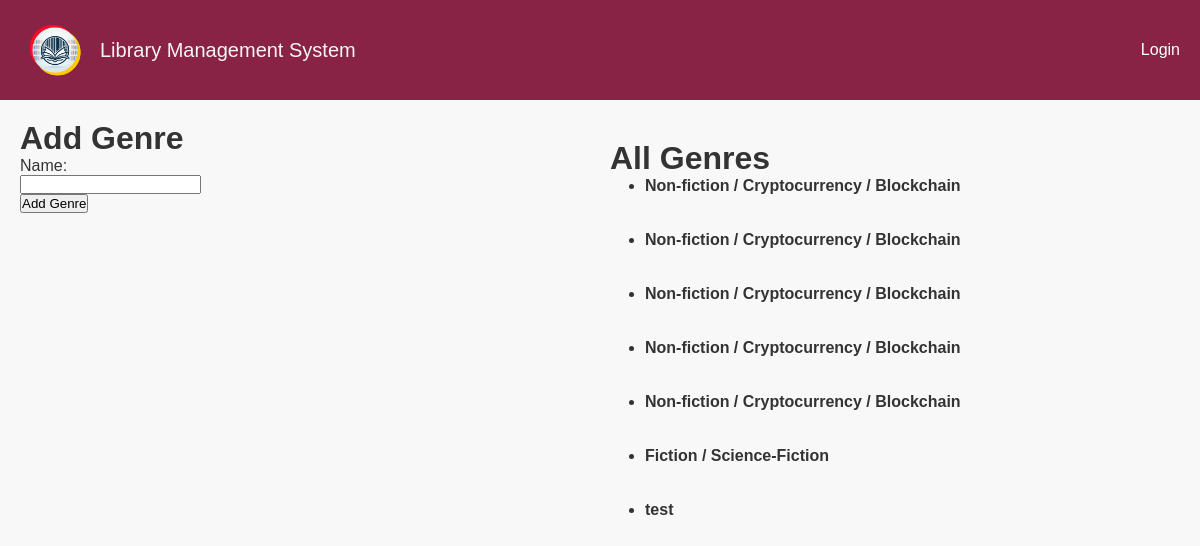
Before: /add_genre/ with the older database file.
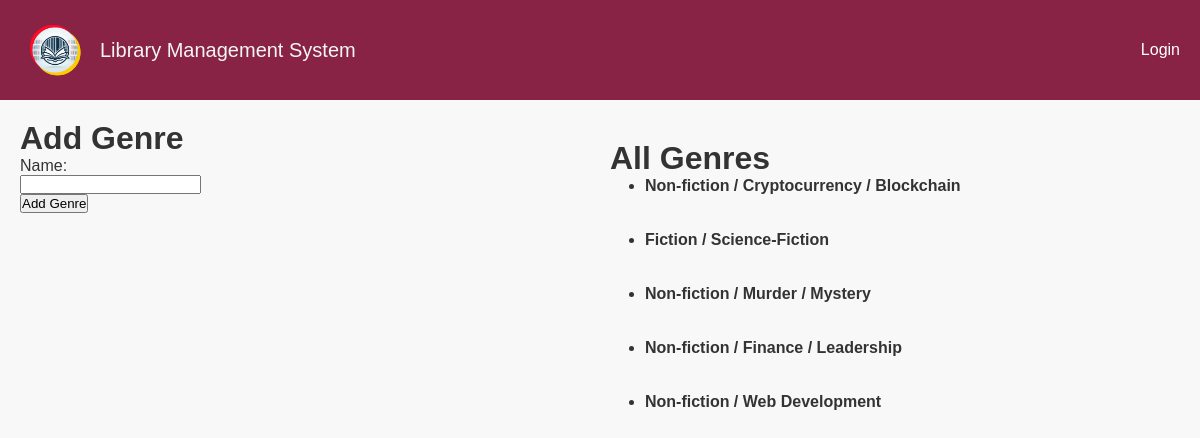
After: the same page with the newer database file.
### lms/models.py (models this page shows, shortened)
class Genre(models.Model):
    name = models.CharField(max_length=100)

### lms/views.py (the view)
# urls.py: path('add_genre/', add_genre, name="add_genre"),
def add_genre(request):
    if request.method == 'POST':
        name = request.POST.get('name')
        genre = Genre.objects.create(name=name)
        return redirect('add_genre')
    else:
        return render(request, 'lms/add_genre.html', {'genres': Genre.objects.all()})

### lms/templates/lms/add_genre.html (shortened to what this page needs)
{% extends 'lms/_base.html' %}
{% block content %}
    <div class="genre-container">
        <div class="add-genre">
            <h1>Add Genre</h1>
            <form method="POST" action="{% url 'add_genre' %}">
                <label for="name">Name:</label><br>
                <input type="text" id="name" name="name"><br>
                <input type="submit" value="Add Genre">
            </form>
        </div>
        <div class="all-genres">
            <h1 style='margin-top: 20px'>All Genres</h1>
            <ul>
                {% for genre in genres %}
                    <li style='margin-left: 35px;'><b>{{ genre.name }}</b>
                    </li><br><br>
                {% endfor %}
            </ul>
        </div>
    </div>
{% endblock content %}

Changed rows visible on the page:
removed Genre: name "Non-fiction / Cryptocurrency / Blockchain"
removed Genre: name "Non-fiction / Cryptocurrency / Blockchain"
removed Genre: name "Non-fiction / Cryptocurrency / Blockchain"
removed Genre: name "Non-fiction / Cryptocurrency / Blockchain"
removed Genre: name "test"
added Genre: name "Non-fiction / Murder / Mystery"
added Genre: name "Non-fiction / Finance / Leadership"
added Genre: name "Non-fiction / Web Development"
